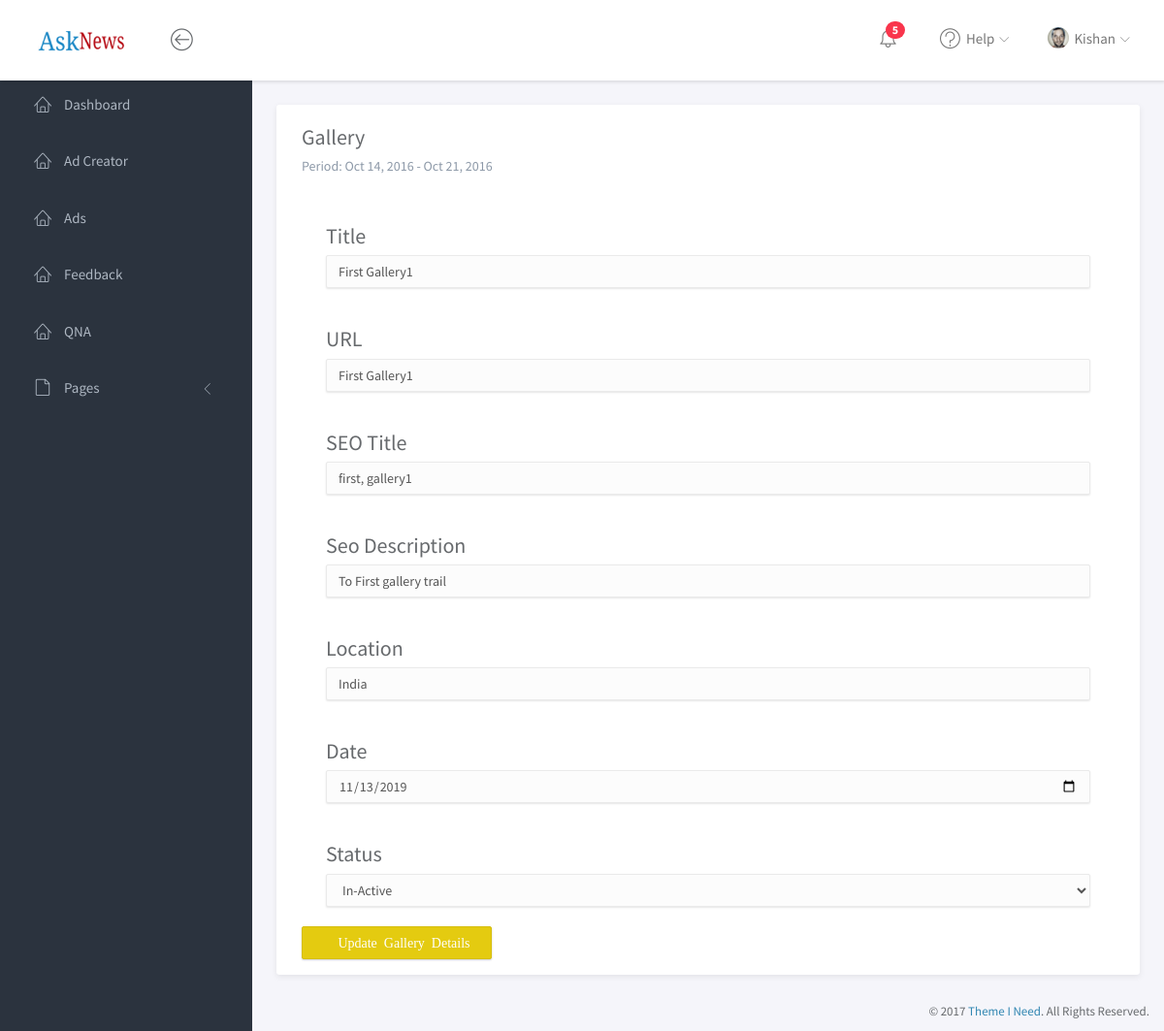
The app's page /Sub_Admin/gallery.php?edit=1 (signed in) with its own data.
### tables this page shows
CREATE TABLE `tbl_module_user` (
  `id` int(5) NOT NULL,
  `user_name` varchar(30) NOT NULL,
  `image` varchar(30) NOT NULL,
  `first_name` varchar(30) NOT NULL,
  `last_name` varchar(30) NOT NULL,
  `email` varchar(50) NOT NULL,
  `password` text NOT NULL,
  `date` timestamp NOT NULL DEFAULT CURRENT_TIMESTAMP ON UPDATE CURRENT_TIMESTAMP,
  `status` tinyint(1) NOT NULL DEFAULT '1',
  `role` tinyint(1) NOT NULL DEFAULT '1'
);

CREATE TABLE `tbl_gallery` (
  `id` int(5) NOT NULL,
  `title` varchar(200) DEFAULT NULL,
  `url` varchar(200) DEFAULT NULL,
  `seo_title` varchar(200) DEFAULT NULL,
  `seo_desc` varchar(200) DEFAULT NULL,
  `location` varchar(50) DEFAULT NULL,
  `c_date` date NOT NULL,
  `date` timestamp NULL DEFAULT CURRENT_TIMESTAMP ON UPDATE CURRENT_TIMESTAMP,
  `status` tinyint(1) DEFAULT '1'
);

### Sub_Admin/engine/engine.php (called while the page is built, shortened)
<?php
  $sql="SELECT * FROM `tbl_module_user` WHERE `user_name`='$ses' ";
  $qry=mysqli_query($con,$sql);
  $data=mysqli_fetch_array($qry);
if(isset($_GET['edit'])){
	$id1=$_GET['edit'];
	$sql="SELECT * FROM tbl_$type WHERE id='$id1'";
	$query=mysqli_query($con,$sql);
  $editData=mysqli_fetch_assoc($query);
  }
?>

### Sub_Admin/Manager/gallery/form.php (the view, shortened to what this page needs)
<form method="post" action="<?php echo $_SERVER['PHP_SELF'];?>">
<div class="panel-heading">
	<h3 class="panel-title">Title</h3>
	<input type="text" class="form-control" id="title" name="title" placeholder="Text field"  onkeyup="convertToSlug(this.value);convertToComa(this.value);" value="<?php echo isset($editData)?$editData['title']:"";?>" required>
</div>
<div class="panel-heading">
	<h3 class="panel-title">URL</h3>
	<input type="text" class="form-control" id="url" name="url" placeholder="Automatically Generated" value="<?php echo isset($editData)?$editData['url']:"";?>">
</div>
<div class="panel-heading">
	<h3 class="panel-title">SEO Title</h3>
	<input type="text" class="form-control" id="seo_title" name="seo_title" placeholder="Automatically Generated" value="<?php echo isset($editData)?$editData['seo_title']:"";?>">
</div>
<div class="panel-heading">
	<h3 class="panel-title">Seo Description</h3>
	<input type="text" class="form-control" id="slug-text" name="seo_desc" placeholder="Text field" value="<?php echo isset($editData)?$editData['seo_desc']:"";?>">
</div>
<div class="panel-heading">
	<h3 class="panel-title">Location</h3>
	<input type="text" class="form-control" name="location" placeholder="Text field" value="<?php echo isset($editData)?$editData['location']:"";?>">
</div>
<div class="panel-heading">
	<h3 class="panel-title">Date</h3>
	<input type="date" class="form-control" id="date" name="dat" placeholder="Text field" value="<?php echo isset($editData)?$editData['c_date']:"";?>">
</div>
<div class="panel-heading">
	<h3 class="panel-title">Status</h3>
	<select class="form-control" name="status">
	<?php
		$inactive='';
		if(isset($editData)){
			if(!$editData['status']){
		$inactive='selected="selected"';
				}
			}
		?>
										<option value="0" <?php echo $inactive; ?>>In-Active</option>
									</select>
</div>
<?php
    if(isset($editData)){
	?>
	<button type="submit" class="btn btn-warning" name="u_<?php echo $type;?>"><i class="fa fa-plus-square"> Update &nbsp;<?php echo ucfirst($type);?> &nbsp;Details</i></button>
      <?php
	}else{
	  ?>
<button type="submit" class="btn btn-success" name="c_<?php echo $type;?>"><i class="fa fa-plus-square"> Create <?php echo ucfirst($type);?></i></button>
<?php
	}
	  ?>
</form>

### Sub_Admin/Includes/header.php (shortened to what this page needs)
<?php
include "../Super_Admin/includes/dbconfig.php";
$ses="";
	if(isset($_SESSION['newAdSub-AdminLogin'])||isset($_SESSION['newNewsSub-AdminLogin'])){
	if(isset($_SESSION['newAdSub-AdminLogin'])){
		$ses=$_SESSION['newAdSub-AdminLogin'];
	}else{
		$ses=$_SESSION['newNewsSub-AdminLogin'];
	}
    }
    else{
        header ("location: login.php");
    }
	include "engine/engine.php";
?>
<!doctype html>
<html lang="en">
<head>
	<link rel="stylesheet" href="assets/vendor/bootstrap/css/bootstrap.min.css">
	<link rel="stylesheet" href="assets/vendor/font-awesome/css/font-awesome.min.css">
	<link rel="stylesheet" href="assets/vendor/linearicons/style.css">
	<link rel="stylesheet" href="assets/vendor/toastr/toastr.min.css">
	<link rel="stylesheet" href="assets/css/main.css">
	<link rel="stylesheet" href="assets/css/demo.css">
</head>
<body>
	<div id="wrapper">
		<nav class="navbar navbar-default navbar-fixed-top">
			<div class="brand" >
				<a href="index.html"><img src="assets/img/logo-dark.png" style="height:21px;width:90px;"  ></a>
			</div>
			<div class="container-fluid">
				<div class="navbar-btn">
					<button type="button" class="btn-toggle-fullwidth"><i class="lnr lnr-arrow-left-circle"></i></button>
				</div>
				<div id="navbar-menu">
					<ul class="nav navbar-nav navbar-right">
						<li class="dropdown">
							<a href="#" class="dropdown-toggle icon-menu" data-toggle="dropdown">
								<i class="lnr lnr-alarm"></i>
								<span class="badge bg-danger">5</span>
							</a>
						</li>
						<li class="dropdown">
							<a href="#" class="dropdown-toggle" data-toggle="dropdown"><i class="lnr lnr-question-circle"></i> <span>Help</span> <i class="icon-submenu lnr lnr-chevron-down"></i></a>
						</li>
						<li class="dropdown">
							<a href="#" class="dropdown-toggle" data-toggle="dropdown"><img src="assets/img/user.png" class="img-circle" alt="Avatar"> <span><?php echo $data['user_name'];?></span> <i class="icon-submenu lnr lnr-chevron-down"></i></a>
						</li>
					</ul>
				</div>
			</div>
		</nav>
		<div id="sidebar-nav" class="sidebar">
			<div class="sidebar-scroll">
				<nav>
					<ul class="nav">
					<li><a href="index.php" <?php echo $type == "index"?'class="active"':'';?>><i class="lnr lnr-home"></i> <span>Dashboard</span></a></li>
					<?php
					if($_SESSION['role']==0){
					?>
					<li><a href="content_creator.php" <?php echo $type == "content_creator"?'class="active"':'';?>><i class="lnr lnr-home"></i> <span>Content Creator</span></a></li>
					<li><a href="news.php" <?php echo $type == "news"?'class="active"':'';?>><i class="lnr lnr-home"></i> <span> News</span></a></li>
					<?php
					}else{
					?>
					<li><a href="ad_creator.php" <?php echo $type == "ad_creator"?'class="active"':'';?>><i class="lnr lnr-home"></i> <span>Ad Creator</span></a></li>
					<li><a href="ads.php" <?php echo $type == "ads"?'class="active"':'';?>><i class="lnr lnr-home"></i> <span>Ads</span></a></li>
					<li><a href="feedback.php" <?php echo $type == "feedback"?'class="active"':'';?>><i class="lnr lnr-home"></i> <span>Feedback</span></a></li>
					<li><a href="qna.php" <?php echo $type == "qna"?'class="active"':'';?>><i class="lnr lnr-home"></i> <span>QNA</span></a></li>
					<?php
					}
					?>
                        <li>
							<a href="#subPages" data-toggle="collapse" class="collapsed"><i class="lnr lnr-file-empty"></i> <span>Pages</span> <i class="icon-submenu lnr lnr-chevron-left"></i></a>
						</li>
					</ul>
				</nav>
			</div>
		</div>

### Sub_Admin/assets/css/main.css (style rules this page uses)
html { position: relative; min-height: 100%; }
body { background-color: #F3F5F8; font-family: "Source Sans Pro", sans-serif; font-size: 15px; color: #676a6d; }
a { color: #3287B2; }
#wrapper .sidebar { -webkit-transition: all 0.3s ease-in-out; -moz-transition: all 0.3s ease-in-out; -ms-transition: all 0.3s ease-in-out; -o-transition: all 0.3s ease-in-out; transition: all 0.3s ease-in-out; width: 260px; height: 100%; float: left; background-color: #2B333E; position: fixed; left: 0; }
#wrapper #sidebar-nav, #wrapper .main { padding-top: 80px; }
.navbar-default { -webkit-transition: all 0.3s ease-in-out; -moz-transition: all 0.3s ease-in-out; -ms-transition: all 0.3s ease-in-out; -o-transition: all 0.3s ease-in-out; transition: all 0.3s ease-in-out; -moz-box-shadow: 1px 2px 3px rgba(0, 0, 0, 0.1); -webkit-box-shadow: 1px 2px 3px rgba(0, 0, 0, 0.1); box-shadow: 1px 2px 3px rgba(0, 0, 0, 0.1); -webkit-border-radius: 0; -moz-border-radius: 0; border-radius: 0; padding: 0; margin: 0; border: none; background-color: #fff; }
.navbar-default .brand { float: left; padding: 30px 39px; background-color: #fff; }
.navbar-btn { float: left; padding: 16px 0; }
.navbar-btn button { font-size: 24px; padding: 4px 8px; line-height: .7; border: none; background: none; outline: none; }
.navbar-nav .icon-menu { display: inline-block; vertical-align: middle; *vertical-align: auto; *zoom: 1; *display: inline; padding-top: 28px; padding-bottom: 28px; position: relative; }
.navbar-nav .icon-menu .badge { position: absolute; top: 22px; right: 16px; }
.navbar-nav > li > a { padding: 28px 20px; }
.navbar-nav > li > a > i { font-size: 22px; margin-right: 2px; vertical-align: middle; }
.navbar-nav > li > a > i.icon-submenu { margin-left: 2px; margin-right: 0; font-size: 10px; position: relative; top: 2px; }
.navbar-nav > li > a > span { position: relative; top: 2px; }
.navbar-nav > li > a img { width: 22px; margin-right: 2px; }
@media screen and (min-width: 768px) { .navbar-nav.navbar-right { margin-right: 0; } }
.sidebar { z-index: 9; }
.sidebar .nav > li > a { padding: 18px 30px; color: #AEB7C2; border-left: 5px solid transparent; }
.sidebar .nav > li > a[data-toggle="collapse"] .icon-submenu { display: inline-block; vertical-align: middle; *vertical-align: auto; *zoom: 1; *display: inline; -webkit-transition: all 0.2s ease-out; -moz-transition: all 0.2s ease-out; -ms-transition: all 0.2s ease-out; -o-transition: all 0.2s ease-out; transition: all 0.2s ease-out; float: right; position: relative; top: 5px; font-size: 12px; line-height: 1.1; -moz-transform: rotate(-90deg); -ms-transform: rotate(-90deg); -webkit-transform: rotate(-90deg); transform: rotate(-90deg); }
.sidebar .nav > li > a[data-toggle="collapse"].collapsed .icon-submenu { -moz-transform: rotate(0deg); -ms-transform: rotate(0deg); -webkit-transform: rotate(0deg); transform: rotate(0deg); }
.sidebar .nav i { margin-right: 10px; font-size: 18px; }
.sidebar .nav span { -webkit-transition: all 0.3s ease-in-out; -moz-transition: all 0.3s ease-in-out; -ms-transition: all 0.3s ease-in-out; -o-transition: all 0.3s ease-in-out; transition: all 0.3s ease-in-out; position: relative; top: -2px; }
.form-control { -moz-box-shadow: 0px 1px 2px 0 rgba(0, 0, 0, 0.1); -webkit-box-shadow: 0px 1px 2px 0 rgba(0, 0, 0, 0.1); box-shadow: 0px 1px 2px 0 rgba(0, 0, 0, 0.1); -webkit-border-radius: 2px; -moz-border-radius: 2px; border-radius: 2px; border-color: #eaeaea; background-color: #fcfcfc; }
.btn { -webkit-border-radius: 2px; -moz-border-radius: 2px; border-radius: 2px; -moz-box-shadow: 0px 1px 2px 0 rgba(0, 0, 0, 0.2); -webkit-box-shadow: 0px 1px 2px 0 rgba(0, 0, 0, 0.2); box-shadow: 0px 1px 2px 0 rgba(0, 0, 0, 0.2); padding: 6px 22px; }
.btn-warning { background-color: #e4cb10; border-color: #d6be0f; }
.panel .panel-heading, .panel .panel-body, .panel .panel-footer { padding-left: 25px; padding-right: 25px; }
.panel .panel-heading { padding-top: 20px; padding-bottom: 20px; position: relative; }
.panel .panel-heading .panel-title { margin: 0; font-size: 18px; font-weight: 300; }
.panel.panel-headline .panel-heading { border-bottom: none; }
.panel.panel-headline .panel-heading .panel-title { margin-bottom: 8px; font-size: 22px; font-weight: normal; }
.bg-danger { background-color: #F9354C; }

### records on screen
tbl_module_user: user_name "Kishan"
tbl_gallery: title "First Gallery1", url "First Gallery1", seo_title "first, gallery1", seo_desc "To First gallery trail", location "India", dat "11/13/2019"

### other values on screen
$type "Gallery"
